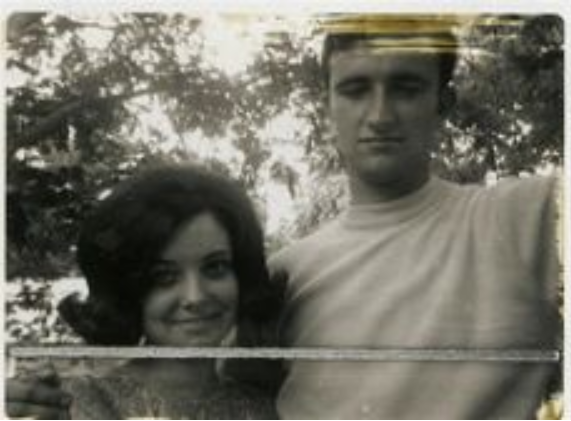
#> input picture Data/in/old.png, 571 x 421 px
$ python 2_Image_Inpainting.py
#> lines starting #> are read from the running program, lines starting #| are printed output that depends on the picture; after the words box and inside, x2 and y2 are one past the last pixel; in counts of white or black regions, pixels touching at a corner belong together
import numpy as np
import cv2 as cv

img = cv.imread('../../Data/in/old.png')
#> img is the input picture: shape (421, 571, 3); mean B, G, R 101.8, 112.7, 114.1
mask = cv.imread('../../Data/in/mask1.png', 0)
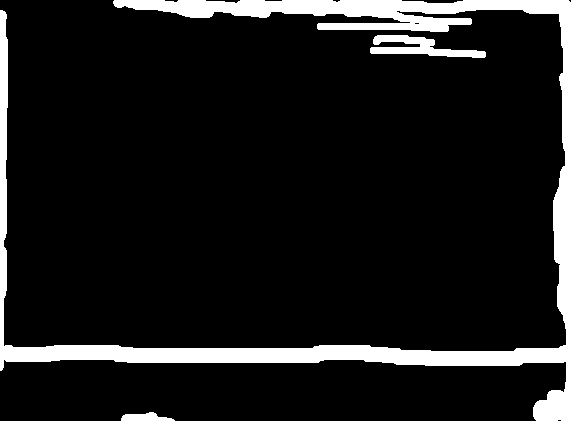
#> input picture Data/in/mask1.png, 571 x 421 px
#> mask: shape (421, 571); 10.3% white; 3 white regions, box (x1, y1, x2, y2) and area: (0, 0, 571, 421) 23258, (370, 35, 486, 58) 1300, (121, 412, 175, 421) 320
dst = cv.inpaint(img, mask, 3, cv.INPAINT_TELEA)
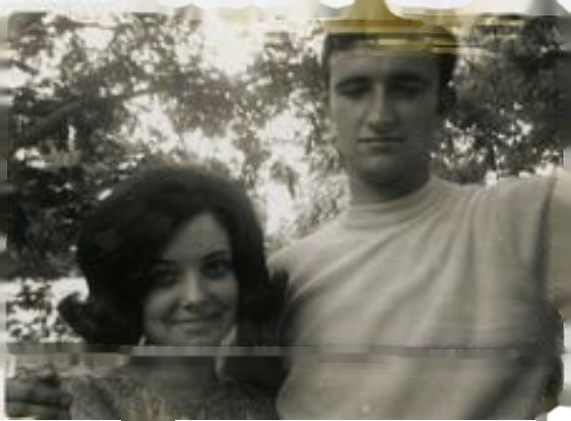
#> dst: shape (421, 571, 3); mean B, G, R 97.7, 108.6, 110.1
cv.imshow('dst', dst)
cv.waitKey(0)
cv.destroyAllWindows()
